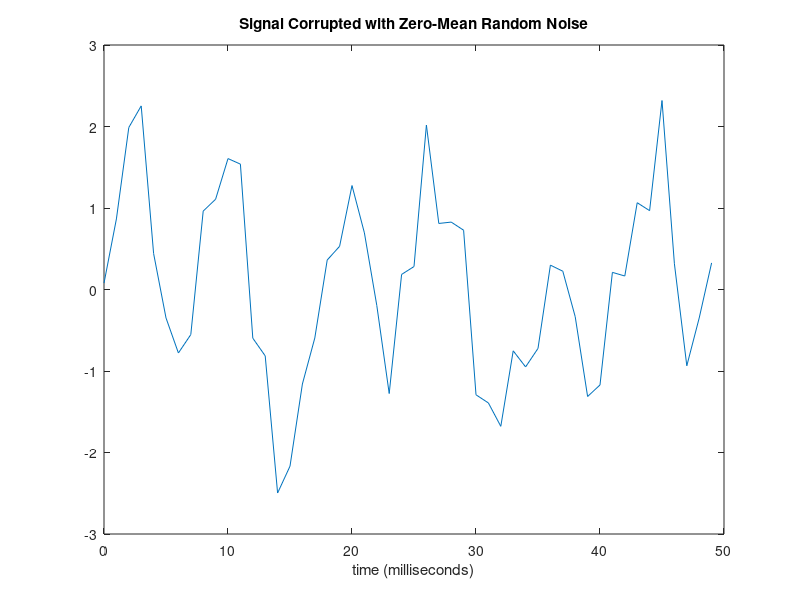

Write the MATLAB code that produced this figure. (Note: this script raises an error after producing the figure.)
%
%  This example performs fourier series studies for analysing a wave-form
% We apply fast fourier transforms to a signal x(t) for various degrees of
% fast fourier series , in the sequence of increasing powers of 2.
% Each application is performed by using the parfeval function to pass the
% work to one of the workers. 
% 
t= 0.0:0.1:6.0 ;  % time interval is 0.0 to 6.0 


Fs = 1000;                    % Sampling frequency
T = 1/Fs;                     % Sample time
L = 1000;                     % Length of signal
t = (0:L-1)*T;                % Time vector

%% Prepare a sample signal with an artificial noise introduced to it
% We will then try to analyse this 'dirty' signal to recover the original
% signal by using Fourier Transforms. 
%
% Pure signal is the sum of a 50 Hz sinusoid and a 120 Hz sinusoid wave.
   X = 0.7*sin(2*pi*50*t) + sin(2*pi*120*t); 
% 
% For demonstration purposes let us make it noisy by adding to it a random
% signal.
% The random signal is normally distributed around 0.0 with amplitude=0.5 
   noise = 0.5*randn( size(t) ) ; 
   xdirty = X + noise;     % Sinusoids plus noise

%%  plot the polluted signal.. 
h1= plot(Fs*t(1:50),xdirty(1:50) ); 
title('Signal Corrupted with Zero-Mean Random Noise')
xlabel('time (milliseconds)')


%% preliminaries 
powfft = nextpow2(L) ; % Next power of 2 from length of pure signal x.
%
Y = zeros(1,2^powfft ) ; % pre allocate Y vector for efficiency reasons...

% 
%% Serial Execution :

for ii = 3:powfft 
    NFFT = 2^ii;
    Y= myfourier( xdirty , L , Fs, NFFT ) ;
    
end

%
%% An equivalent parallel execution : 
 
 pool= gcp();  %   start the parallel pool 
 
% parallel evaluate myfourier function 
% each parfeval invocation returns a different FFT ( Fast Fourier) series.
%  defined by  2^ii terms in the series. We start with 2^3 i.e. 8 terms in
%  the series.
% 
%  Each invocation returns a different parallel-evaluation handle RES
%

 for ii = 3:powfft 
     NFFT = 2^ii;
     RES(ii-2) = parfeval(  pool , @myfourier ,1 , xdirty , L , Fs , NFFT ) ;
 end
%  Now we can recover the results by using the handles stored in RES  
%  

%%  Fetch all the results by using fetchOutputs function. 

 yresult= fetchOutputs(RES,'UniformOutput',false );
 
% NOTE: We had to set UniformOutput property to false because the function
% myfourier returns a different dimensioned vector at each invocation.

  
 %% Finally plot the results
 hf= figure ; % start a new figure and save its handle.
 for ii = 3:powfft 
     Y = yresult{ii-2} ; 
     NFFT = 2^ii;
   
% Plot single-sided amplitude spectrum.
%  
    figure(hf)  % make sure it is plotted in the second figure window.
    f = Fs/2*linspace(0,1,NFFT/2+1);
    hp = plot(f,2*abs(Y(1:NFFT/2+1)));   
    nffc = num2str(NFFT );
   
    title([ 'Single-Sided Amplitude Spectrum of y(t) using ' nffc ' terms' ])
    xlabel('Frequency (Hz)')
    ylabel( '|Y(f)|')
    pause( 2 ) ;
end
 close(hf) ; % close the figure 
